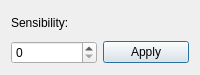
<?xml version="1.0" encoding="UTF-8"?>
<ui version="4.0">
 <class>sensibilityDialog</class>
 <widget class="QDialog" name="sensibilityDialog">
  <property name="geometry">
   <rect>
    <x>0</x>
    <y>0</y>
    <width>200</width>
    <height>75</height>
   </rect>
  </property>
  <property name="sizePolicy">
   <sizepolicy hsizetype="Fixed" vsizetype="Fixed">
    <horstretch>0</horstretch>
    <verstretch>0</verstretch>
   </sizepolicy>
  </property>
  <property name="minimumSize">
   <size>
    <width>200</width>
    <height>75</height>
   </size>
  </property>
  <property name="maximumSize">
   <size>
    <width>200</width>
    <height>75</height>
   </size>
  </property>
  <property name="windowTitle">
   <string>Dialog</string>
  </property>
  <layout class="QVBoxLayout" name="verticalLayout">
   <item>
    <widget class="QLabel" name="label">
     <property name="text">
      <string>Sensibility:</string>
     </property>
    </widget>
   </item>
   <item>
    <layout class="QHBoxLayout" name="horizontalLayout">
     <item>
      <widget class="QSpinBox" name="spinBox"/>
     </item>
     <item>
      <widget class="QPushButton" name="pushButton">
       <property name="text">
        <string>Apply</string>
       </property>
      </widget>
     </item>
    </layout>
   </item>
  </layout>
 </widget>
 <resources/>
 <connections/>
</ui>
